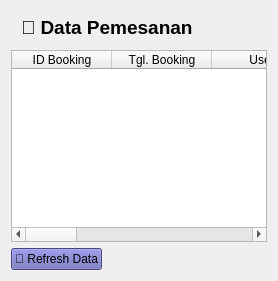
     <widget class="QWidget" name="tabBookings">
      <attribute name="title">
       <string>Data Pemesanan</string>
      </attribute>
      <layout class="QVBoxLayout" name="layoutBookings">
       <item>
        <widget class="QLabel" name="lblBookingTitle">
         <property name="styleSheet">
          <string notr="true">font-size: 14pt; font-weight: bold; padding: 5px;</string>
         </property>
         <property name="text">
          <string>📅 Data Pemesanan</string>
         </property>
        </widget>
       </item>
       <item>
        <widget class="QTableWidget" name="tableBookings">
         <property name="editTriggers">
          <set>QAbstractItemView::NoEditTriggers</set>
         </property>
         <property name="selectionBehavior">
          <enum>QAbstractItemView::SelectRows</enum>
         </property>
         <column>
          <property name="text">
           <string>ID Booking</string>
          </property>
         </column>
         <column>
          <property name="text">
           <string>Tgl. Booking</string>
          </property>
         </column>
         <column>
          <property name="text">
           <string>User</string>
          </property>
         </column>
         <column>
          <property name="text">
           <string>Tipe Kamar</string>
          </property>
         </column>
         <column>
          <property name="text">
           <string>Check-in</string>
          </property>
         </column>
         <column>
          <property name="text">
           <string>Check-out</string>
          </property>
         </column>
         <column>
          <property name="text">
           <string>Total Harga</string>
          </property>
         </column>
         <column>
          <property name="text">
           <string>Status Pesanan</string>
          </property>
         </column>
         <column>
          <property name="text">
           <string>Status Bayar</string>
          </property>
         </column>
        </widget>
       </item>
       <item>
        <layout class="QHBoxLayout" name="layoutBookingButtons">
         <item>
          <widget class="QPushButton" name="btnRefreshBookings">
           <property name="styleSheet">
            <string notr="true">background-color: rgb(100,100,180);</string>
           </property>
           <property name="text">
            <string>🔄 Refresh Data</string>
           </property>
          </widget>
         </item>
         <item>
          <spacer name="horizontalSpacerBooking">
           <property name="orientation">
            <enum>Qt::Horizontal</enum>
           </property>
           <property name="sizeHint" stdset="0">
            <size>
             <width>40</width>
             <height>20</height>
            </size>
           </property>
          </spacer>
         </item>
        </layout>
       </item>
      </layout>
     </widget>
